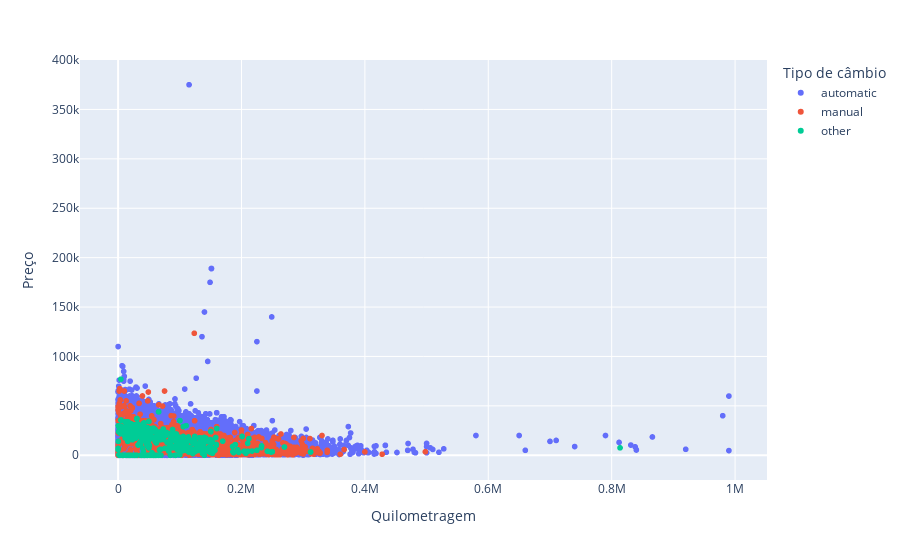

The notebook cell this image was saved under:
### Markdown cell above
Criando um gráfico de dispersão:

### Code cell
fig2 = px.scatter(
    car_data,
    x='odometer',
    y='price',
    color='transmission',
    title='Preço VS quilometragem por tipo de câmbio'
)

fig2.update_layout(
    xaxis_title='Quilometragem',
    yaxis_title='Preço',
    legend_title='Tipo de câmbio'
)

### Figure 1 — Plotly figure (JSON) as saved in the notebook; plotly's stock layout.template omitted (floating-point values rounded to 4 significant figures; data arrays with more than 128 entries replaced by an {"elided": "..."} marker saying what was removed)
{"data": [{"hovertemplate": "transmission=automatic<br>odometer=%{x}<br>price=%{y}<extra></extra>", "legendgroup": "automatic", "marker": {"color": "#636efa", "symbol": "circle"}, "mode": "markers", "name": "automatic", "showlegend": true, "type": "scattergl", "x": {"elided": "46902 float values"}, "xaxis": "x", "y": {"elided": "46902 int values"}, "yaxis": "y"}, {"hovertemplate": "transmission=manual<br>odometer=%{x}<br>price=%{y}<extra></extra>", "legendgroup": "manual", "marker": {"color": "#EF553B", "symbol": "circle"}, "mode": "markers", "name": "manual", "showlegend": true, "type": "scattergl", "x": {"elided": "2829 float values"}, "xaxis": "x", "y": {"elided": "2829 int values"}, "yaxis": "y"}, {"hovertemplate": "transmission=other<br>odometer=%{x}<br>price=%{y}<extra></extra>", "legendgroup": "other", "marker": {"color": "#00cc96", "symbol": "circle"}, "mode": "markers", "name": "other", "showlegend": true, "type": "scattergl", "x": {"elided": "1794 float values"}, "xaxis": "x", "y": {"elided": "1794 int values"}, "yaxis": "y"}], "layout": {"legend": {"title": {"text": "Tipo de câmbio"}, "tracegroupgap": 0}, "margin": {"t": 60}, "xaxis": {"anchor": "y", "domain": [0, 1], "title": {"text": "Quilometragem"}}, "yaxis": {"anchor": "x", "domain": [0, 1], "title": {"text": "Preço"}}}}
